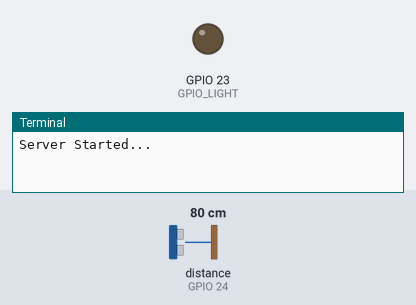
The program below on a simulated Raspberry Pi (BCM pin numbers). On the bench: output pins drawn as LEDs (lit = HIGH), the last lines printed to the terminal. The test bench sets the inputs (shaded band); at power-on: distance to the obstacle (sensor on GPIO 24) 80 cm. The echo pulse lasts 58.3 µs per cm; one TCP client connects 1 s after the port opens and stays connected; the clock reads 2024-03-15 10:24:30 at power-on unless the program sets it; pins used as bus, display or sensor lines are not drawn.

Above: at 0.1 s.
At 1.1 s:
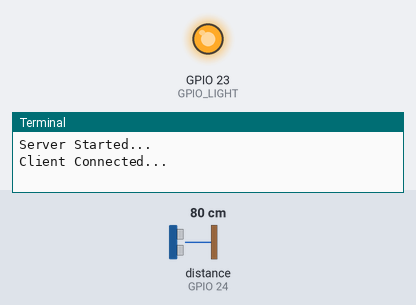
Timing chart, 0 to 2.6 s (numbered marks = the images above):
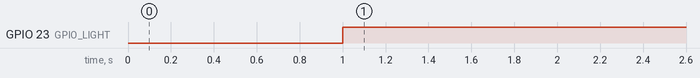

The program:

raspberry.py
```python
#Libraries
import RPi.GPIO as GPIO
import time
import socket
import math

#GPIO Config
GPIO.setmode(GPIO.BCM)
GPIO_TRIGGER = 18
GPIO_LIGHT = 23
GPIO_ECHO = 24
GPIO.setup(GPIO_TRIGGER, GPIO.OUT)
GPIO.setup(GPIO_ECHO, GPIO.IN)
GPIO.setup(GPIO_LIGHT, GPIO.OUT)

def lightInd(on):
    GPIO.output(GPIO_LIGHT, on)
lightInd(False)

def distance():
    GPIO.output(GPIO_TRIGGER, True)
    time.sleep(0.00001)
    GPIO.output(GPIO_TRIGGER, False)

    StartTime = time.time()
    StopTime = time.time()

    while GPIO.input(GPIO_ECHO) == 0:
        StartTime = time.time()

    while GPIO.input(GPIO_ECHO) == 1:
        StopTime = time.time()

    # time difference between start and arrival
    TimeElapsed = StopTime - StartTime

    distance = (TimeElapsed * 34300) / 2

    return distance

if __name__ == '__main__':
    with socket.socket(socket.AF_INET, socket.SOCK_STREAM) as srv:
        srv.bind(("0.0.0.0", 2048))
        try:
            srv.listen()
            print("Server Started...")
            while True:
                conn, addr = srv.accept()
                with conn:
                    lightInd(True)
                    print("Client Connected...")
                    try:
                        while True:
                            dist = math.ceil(distance())
                            time.sleep(0.08)
                            # Unify the communication length to avoid guess work and cause race-condition
                            paddStr = ""
                            if(dist < 10):
                                paddStr += "000"
                            elif(dist < 100):
                                paddStr += "00"
                            elif(dist < 1000):
                                paddStr += "0"
                            conn.sendall((paddStr+str(dist)).encode("utf-8"))
                    except socket.error:
                        print("Client Disconnected...")
                    except KeyboardInterrupt:
                        print("Manual Exit detected, press again to exit code...")
                    except Exception as ex:
                        print("Error: "+ex)
                    finally:
                        lightInd(False)
        except KeyboardInterrupt:
            print("Measurement stopped by User")
        except socket.error as ex:
            print("Server Error: "+ex)
        except Exception as ex:
            print("Unknown Error: "+ex)
        finally:
            srv.shutdown(socket.SHUT_RDWR)
            srv.close()
            GPIO.cleanup()
```

Measured:
- by itself, GPIO 23 (GPIO_LIGHT): LOW → HIGH at 1.0 s
